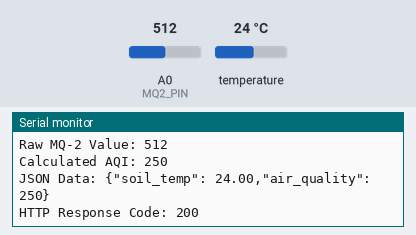
This sketch was run on a simulated ESP8266 (NodeMCU). On the bench: the last lines printed to the serial monitor. The test bench sets the inputs (shaded band); at power-on: temperature 24 °C, A0 (MQ2_PIN) = 512. WiFi joins after 1.5 s; servers stay silent unless stated; uploads are accepted with an empty reply.

Above: at 3.2 s.
3.3 s: temperature set to 12 °C
At 8.91 s:
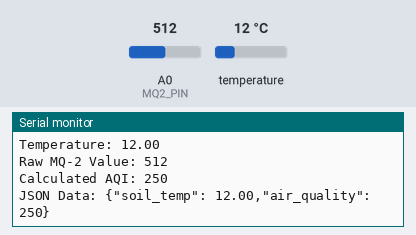
10.3 s: A0 (MQ2_PIN) set to 716
At 15.8 s:
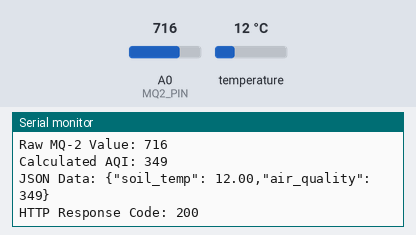
17.3 s: temperature set to 19 °C
At 21.6 s:
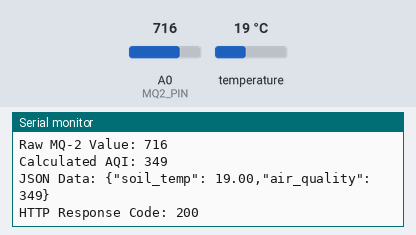
24.3 s: A0 (MQ2_PIN) set to 900
At 27.5 s:
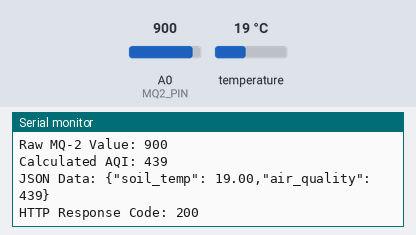
Timing chart, 0 to 29.0 s (numbered marks = the images above; inputs shaded):
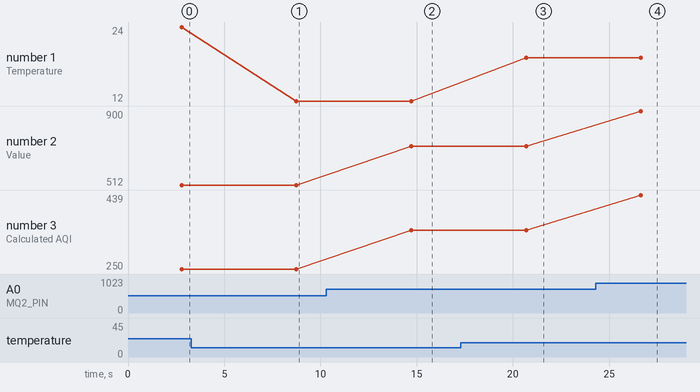

Measured:
- after the input at 3.3 s, the serial monitor: prints a new line after 5.5 s (image 1)
- after the input at 10.3 s, the serial monitor: prints a new line after 4.4 s (image 2)
- after the input at 17.3 s, the serial monitor: prints a new line after 3.4 s (image 3)
- after the input at 24.3 s, the serial monitor: prints a new line after 2.4 s (image 4)
- plotted number 1: 24 → 12 after the input at 3.3 s, 12 → 19 after the input at 17.3 s
- plotted number 2: 512 → 716 after the input at 10.3 s, 716 → 900 after the input at 24.3 s
- plotted number 3: 250 → 349 after the input at 10.3 s, 349 → 439 after the input at 24.3 s

The sketch:

board2.ino
```cpp
#include <ESP8266WiFi.h>
#include <ESP8266HTTPClient.h>
#include <OneWire.h>
#include <DallasTemperature.h>

// Pin Definitions
#define ONE_WIRE_BUS D2   // Pin for DS18B20 sensor
#define MQ2_PIN A0        // Pin for MQ-2 sensor

// WiFi Credentials
const char* ssid = "NEMz"; // Your WiFi SSID
const char* password = "password"; // Your WiFi Password
const char* serverName = "http://192.168.126.89:8000/board2_data"; // Flask server IP

// Setup OneWire and DallasTemperature libraries
OneWire oneWire(ONE_WIRE_BUS);
DallasTemperature sensors(&oneWire);

// Function to map raw sensor value to AQI
int calculateAQI(float sensorValue) {
  // Define the AQI breakpoints (adjust as per your calibration)
  int aqiLow = 0;
  int aqiHigh = 500;

  // Define the concentration breakpoints for AQI calculation (example values)
  float concentrationLow = 0;
  float concentrationHigh = 1023;  // Max analog value (10-bit ADC, 0-1023)

  // Map sensor value to AQI (simplified approach, adjust if necessary)
  int aqi = (int)((sensorValue - concentrationLow) / (concentrationHigh - concentrationLow) * (aqiHigh - aqiLow) + aqiLow);
  aqi = constrain(aqi, 0, 500);  // Ensure AQI stays within 0-500
  return aqi;
}

void setup() {
  Serial.begin(115200);
  WiFi.begin(ssid, password);
  while (WiFi.status() != WL_CONNECTED) {
    delay(1000);
    Serial.println("Connecting to WiFi...");
  }
  Serial.println("Connected to WiFi");

  sensors.begin();  // Start DS18B20 sensor
}

void loop() {
  sensors.requestTemperatures();  // Request temperature reading
  float temperature = sensors.getTempCByIndex(0);  // Get temperature from DS18B20 sensor

  // Read raw value from MQ-2 sensor
  int rawMQ2Value = analogRead(MQ2_PIN);

  // Calculate AQI based on raw value
  int airQualityAQI = calculateAQI(rawMQ2Value);

  // Debugging logs
  Serial.print("Temperature: ");
  Serial.println(temperature);
  Serial.print("Raw MQ-2 Value: ");
  Serial.println(rawMQ2Value);
  Serial.print("Calculated AQI: ");
  Serial.println(airQualityAQI);

  // Send data to the server
  if (WiFi.status() == WL_CONNECTED) {
    WiFiClient client;
    HTTPClient http;

    http.begin(client, serverName);
    http.addHeader("Content-Type", "application/json");

    // Prepare JSON data
    String jsonData = "{\"soil_temp\": " + String(temperature) + ",";
    jsonData += "\"air_quality\": " + String(airQualityAQI) + "}";

    Serial.print("JSON Data: ");
    Serial.println(jsonData);

    int httpResponseCode = http.POST(jsonData);
    if (httpResponseCode > 0) {
      Serial.print("HTTP Response Code: ");
      Serial.println(httpResponseCode);
    } else {
      Serial.print("Error sending data: ");
      Serial.println(httpResponseCode);
    }

    http.end();
  } else {
    Serial.println("WiFi not connected");
  }

  delay(5000); // Send data every 5 seconds
}
```
